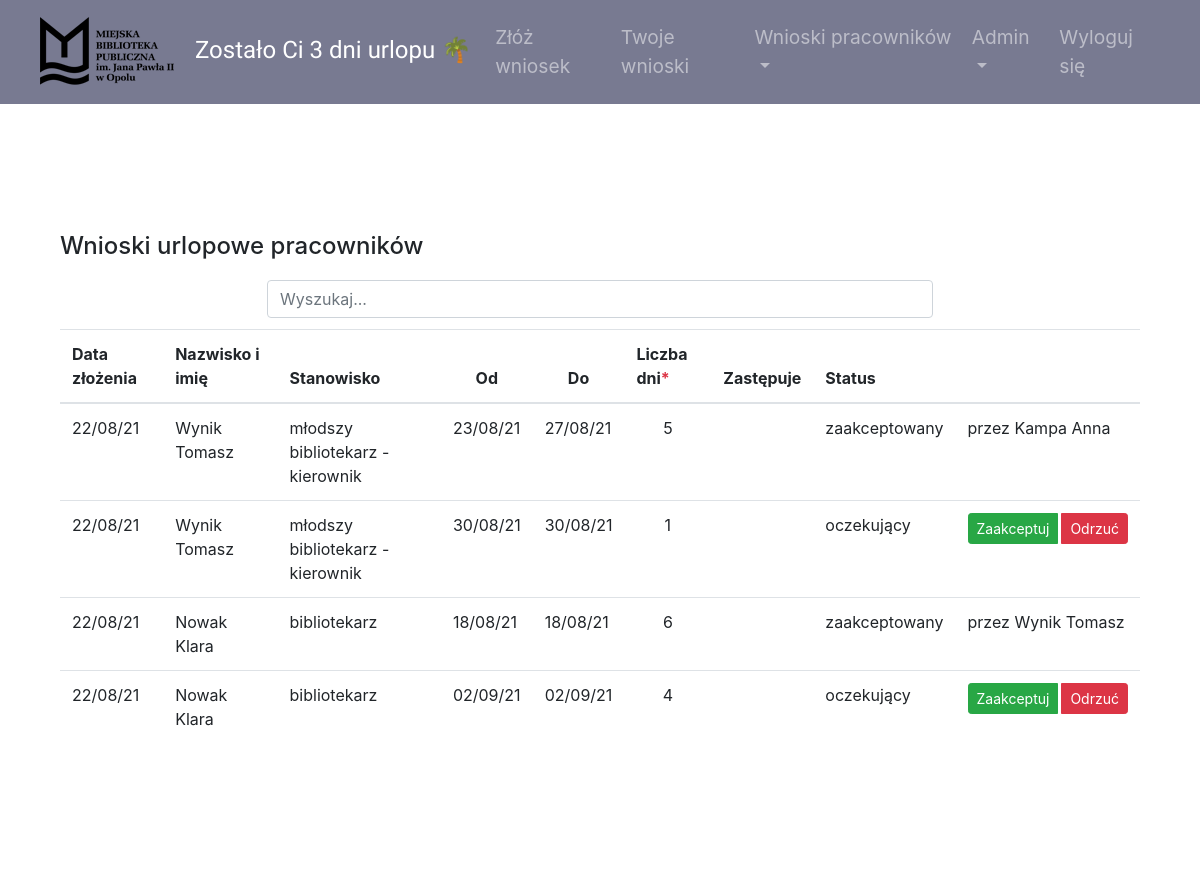
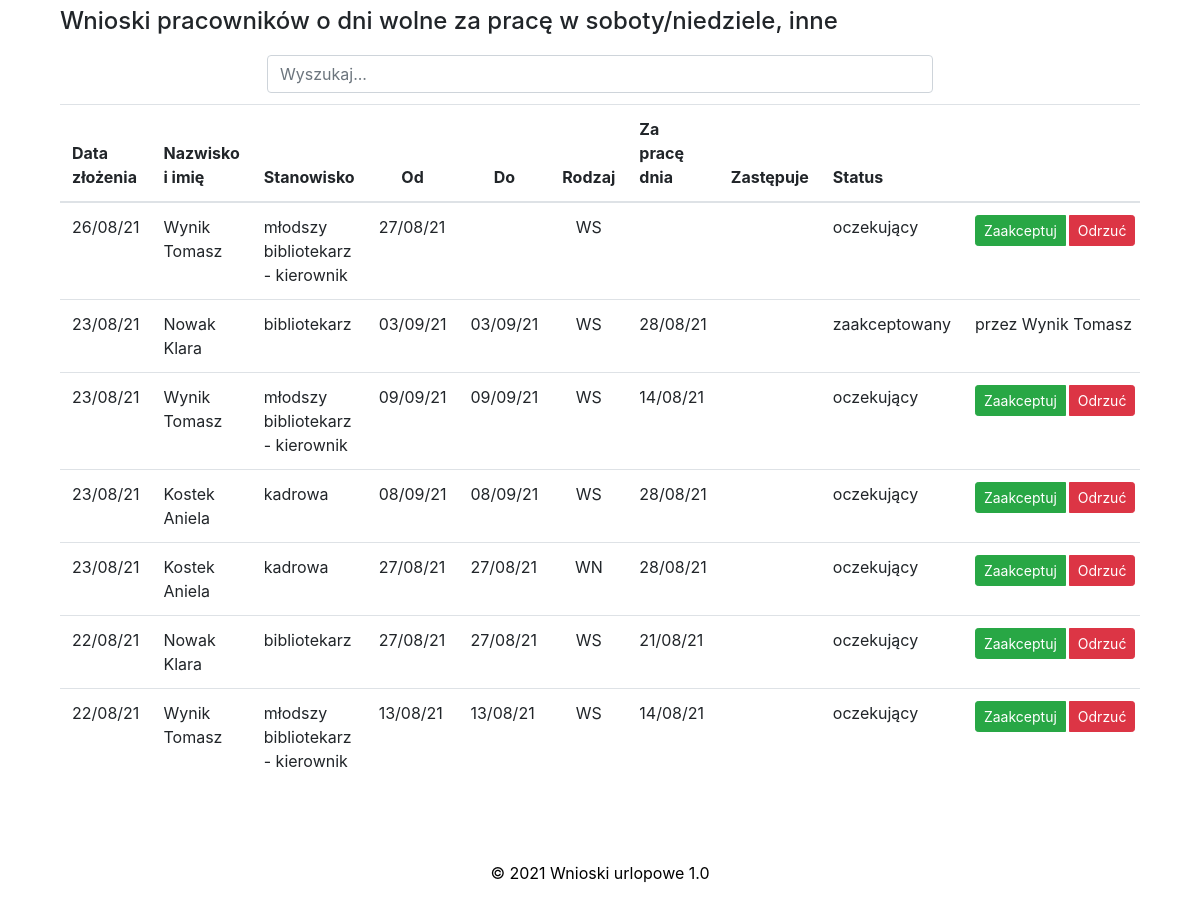
/requests_all (signed in), run on the app's committed database (2 pictures, top to bottom).
### main.py (models this page shows, shortened)
class Employee(UserMixin, db.Model):
    __tablename__ = "employees"
    id = db.Column(db.Integer, primary_key=True)
    name = db.Column(db.String(50), unique=False, nullable=False)
    login = db.Column(db.String(10), unique=True, nullable=False)
    password = db.Column(db.String(100))
    position = db.Column(db.String(50), unique=False)
    position_info = db.Column(db.String(20))
    work_place = db.Column(db.String)
    is_manager = db.Column(db.String(3), nullable=False)
    is_topmanager = db.Column(db.String(3), nullable=False)
    work_time = db.Column(db.Float, unique=False, nullable=False)
    email = db.Column(db.String)
    days_off = db.Column(db.Integer, nullable=False)
    annual_days_off = db.Column(db.Integer)
    contract_end = db.Column(db.String)
    requests = relationship("Request", back_populates="author")
    sickleaves = relationship("SickLeave", back_populates="person")
    manager_id = db.Column(db.Integer, db.ForeignKey("employees.id"))
    manager = relationship("Employee", backref='subordinates', remote_side="Employee.id")
    today_note = db.Column(db.String(20))
    additional_info = db.Column(db.String)

class Request(db.Model):
    __tablename__ = "requests"
    id = db.Column(db.Integer, primary_key=True)
    author_id = db.Column(db.Integer, db.ForeignKey("employees.id"))
    author = relationship("Employee", back_populates="requests")
    type = db.Column(db.String(250), nullable=False)
    work_date = db.Column(db.String(250))
    send_date = db.Column(db.String(250), nullable=False)
    start_date = db.Column(db.String(250), nullable=False)
    end_date = db.Column(db.String(250))
    days = db.Column(db.Integer)
    status = db.Column(db.String(15))
    substitute = db.Column(db.String(50), nullable=True)
    send_to_person = db.Column(db.String(50))
    signed_by = db.Column(db.String(50))

### main.py (the view)
@app.route("/requests_all")
@admin_only
def requests_all():
    employees_requests_others = db.session.query(Request).filter(
        (Request.type == 'WS') | (Request.type == 'WN') | (Request.type == "DW")).order_by(
        desc(Request.send_date)).all()
    employees_requests_holiday = db.session.query(Request).filter(Request.type == "W").order_by(
        desc(Request.send_date)).all()
    return render_template("requests_all.html", employees_requests_holiday=employees_requests_holiday,
                           employees_requests_others=employees_requests_others)

### main.py (called while the page is built)
@login_manager.user_loader
def load_user(employee_id):
    return Employee.query.get(int(employee_id))

def admin_only(f):
    @wraps(f)
    def decorated_function(*args, **kwargs):
        if current_user.login not in ADMIN_LOGIN:
            return abort(403)
        return f(*args, **kwargs)
    return decorated_function

### templates/requests_all.html (shortened to what this page needs)
{% include 'header.html' %}
<section class="page-section" id="holiday">
    <br>
    <br>
    <div class="wnioski" >
<br>
        <h4 >Wnioski urlopowe pracowników</h4>
        <div class="row">
    <input class="form-control col search" id="myInput1" type="text" placeholder="Wyszukaj...">
            </div>
        <table class="table js-serial table-responsive ">
            <thead>
            <tr>
                <th scope="col">Data złożenia</th>
                <th scope="col">Nazwisko i imię</th>
                <th scope="col">Stanowisko</th>
                <th class="text-center" scope="col">Od</th>
                <th class="text-center" scope="col">Do</th>
                <th scope="col">Liczba dni<span class="text-danger">*</span></th>
                <th scope="col">Zastępuje</th>
                <th scope="col">Status</th>
                <th scope="col"></th>
            </tr>
            </thead>
            <tbody id="myTable1">
            {% for request in employees_requests_holiday %}
            <tr>
                <td>{{request.send_date}}</td>
                <td>{{request.author.name}}</td>
                <td>{{request.author.position}}</td>
                <td>{{request.start_date}}</td>
                <td>{{request.end_date}}</td>
                <td class="text-center">{{request.days}}</td>
                <td>{{request.substitute}}</td>
                <td>{{request.status}}</td>
                {% if request.status=="oczekujący" %}
                <td>
                    <div class="btn-group btn-group-sm">
                        <a href="{{url_for('accept_request', manager_id=current_user.id, request_id=request.id)}}" role="button" class="btn btn-success mr-1  ">Zaakceptuj</a>
                        <a href="{{url_for('reject_request', manager_id=current_user.id, request_id=request.id)}}" role="button" class="btn btn-danger">Odrzuć</a>
                    </div>
                </td>
                {%else%}
                 <td>przez {{request.signed_by}}</td>
                {% endif %}
            </tr>
            {% endfor %}
            </tbody>
        </table>
    </div>
    </section>
<section class="page-section" id="saturday">
    <br>
    <br>
    <div class="wnioski" >
        <h4 >Wnioski pracowników o dni wolne za pracę w soboty/niedziele, inne</h4>
        <div class="row">
<input class="form-control col search" id="myInput2" type="text" placeholder="Wyszukaj...">
        </div>
        <table class="table js-serial table-responsive">
            <thead>
            <tr>
                <th scope="col">Data złożenia</th>
                <th scope="col">Nazwisko i imię</th>
                <th scope="col">Stanowisko</th>
                <th class="text-center" scope="col">Od</th>
                <th class="text-center" scope="col">Do</th>
                <th scope="col">Rodzaj</th>
                <th scope="col">Za pracę dnia</th>
                <th scope="col">Zastępuje</th>
                <th scope="col">Status</th>
                <th scope="col"></th>
            </tr>
            </thead>
            <tbody id="myTable2">
            {% for request in employees_requests_others %}
            <tr>
                <td class="search">{{request.send_date}}</td>
                <td>{{request.author.name}}</td>
                <td>{{request.author.position}}</td>
                <td class="search">{{request.start_date}}</td>
                <td class="search">{{request.end_date}}</td>
                <td class="text-center">{{request.type}}</td>
                <td>{{request.work_date}}</td>
                <td>{{request.substitute}}</td>
                <td class="search">{{request.status}}</td>
                {% if request.status=="oczekujący" %}
                <td id="action_others">
                    <div class="btn-group btn-group-sm">
                         <a href="{{url_for('accept_request', manager_id=current_user.id, request_id=request.id)}}" role="button" class="btn btn-success mr-1  ">Zaakceptuj</a>
                        <a href="{{url_for('reject_request', manager_id=current_user.id, request_id=request.id)}}" role="button" class="btn btn-danger">Odrzuć</a>
                    </div>
                </td>
                {% else %}
                <td>przez {{request.signed_by}}</td>
                {% endif %}
            </tr>
            {% endfor %}
            </tbody>
        </table>
    </div>
    </section>
{% include 'footer.html' %}

### templates/header.html (shortened to what this page needs)
<!DOCTYPE html>
<html lang="en">
<head>
</head>
<body>
<!DOCTYPE html>
<html lang="en">
<head>
    <link rel="stylesheet" href="https://maxcdn.bootstrapcdn.com/bootstrap/4.0.0/css/bootstrap.min.css"
>
    <link rel="stylesheet"
          href="https://cdnjs.cloudflare.com/ajax/libs/bootstrap-datepicker/1.9.0/css/bootstrap-datepicker.min.css"/>
    <link href="{{ url_for('static', filename='styles2.css') }}" rel="stylesheet">
</head>
<body>
<section id="body">
    <div class="container-fluid">
    <nav class="navbar fixed-top navbar-expand-lg navbar-dark">
        <a href="{{url_for('main')}}" class="navbar-brand ml-1" id="nav_urlop"><img src="/static/mbp_logo.png" class="d-inline-block align-center"  style="padding-right: 15px;">{%if current_user.is_authenticated%} Zostało Ci {{current_user.days_off}} {% if current_user.work_time<1 %}godz. {%else%} dni  {%endif%}urlopu 🌴 {%endif%}
            </a>
        <div class="collapse navbar-collapse" id="navbarSupportedContent">
        <ul class="navbar-nav ml-auto">
            {% if current_user.position != "dyrektor"%}
                 <li class="nav-item">
                <a class="nav-link " href="{{url_for('main')}}">Złóż wniosek</a>
            </li>
            <li class="nav-item">
                <a class="nav-link " href="{{url_for('my_requests')}}">Twoje wnioski</a>
            </li>
            {% endif %}
            {% if current_user.is_manager == "TAK" %}
              <li class="nav-item dropdown">
      <a class="nav-link dropdown-toggle" href="{{url_for('employees_requests')}}" id="navbardrop" data-toggle="dropdown">
        Wnioski pracowników
      </a>
    </li>
{% endif %}
            {% if current_user.login in ["wynik", "kostek"] %}
                     <li class="nav-item dropdown">
      <a class="nav-link dropdown-toggle" href="{{url_for('admin_site')}}" id="navbardrop2" data-toggle="dropdown">
        Admin
      </a>
    </li>
           {% endif %}
            <li class="nav-item">
                <a class="nav-link " href="{{url_for('logout')}}">Wyloguj się</a>
            </li>
        </ul>
        </div>
    </nav>
        </div>
</section>

### static/styles2.css (style rules this page uses)
body { padding-top: 80px; }
#body { background-color: #787A91; }
.page-section { padding: 5rem 0 0 0; }
.navbar { background-color: #787A91; padding: 1% 3%; }
.navbar-brand { font-size: 1.5rem; }
#nav_urlop { font-family: 'Signika Negative', sans-serif; }
.nav-link { font-size: 1.2rem; }
.search { margin: 1% 20% 1% 20%; }
.wnioski { margin: 0% 5%; }

### data on the page
Employee: days_off "3"
Request: send_date "22/08/21", author.name "Wynik Tomasz", author.position "młodszy bibliotekarz - kierownik", start_date "23/08/21", end_date "27/08/21", days "5", status "zaakceptowany", signed_by "Kampa Anna"
Request: send_date "22/08/21", author.name "Wynik Tomasz", author.position "młodszy bibliotekarz - kierownik", start_date "30/08/21", end_date "30/08/21", days "1", status "oczekujący"
Request: send_date "22/08/21", author.name "Nowak Klara", author.position "bibliotekarz", start_date "18/08/21", end_date "18/08/21", days "6", status "zaakceptowany", signed_by "Wynik Tomasz"
Request: send_date "22/08/21", author.name "Nowak Klara", author.position "bibliotekarz", start_date "02/09/21", end_date "02/09/21", days "4", status "oczekujący"
Request: send_date "26/08/21", author.name "Wynik Tomasz", author.position "młodszy bibliotekarz - kierownik", start_date "27/08/21", type "WS", status "oczekujący"
Request: send_date "23/08/21", author.name "Nowak Klara", author.position "bibliotekarz", start_date "03/09/21", end_date "03/09/21", type "WS", work_date "28/08/21", status "zaakceptowany", signed_by "Wynik Tomasz"
Request: send_date "23/08/21", author.name "Wynik Tomasz", author.position "młodszy bibliotekarz - kierownik", start_date "09/09/21", end_date "09/09/21", type "WS", work_date "14/08/21", status "oczekujący"
Request: send_date "23/08/21", author.name "Kostek Aniela", author.position "kadrowa", start_date "08/09/21", end_date "08/09/21", type "WS", work_date "28/08/21", status "oczekujący"
Request: send_date "23/08/21", author.name "Kostek Aniela", author.position "kadrowa", start_date "27/08/21", end_date "27/08/21", type "WN", work_date "28/08/21", status "oczekujący"
Request: send_date "22/08/21", author.name "Nowak Klara", author.position "bibliotekarz", start_date "27/08/21", end_date "27/08/21", type "WS", work_date "21/08/21", status "oczekujący"
Request: send_date "22/08/21", author.name "Wynik Tomasz", author.position "młodszy bibliotekarz - kierownik", start_date "13/08/21", end_date "13/08/21", type "WS", work_date "14/08/21", status "oczekujący"
